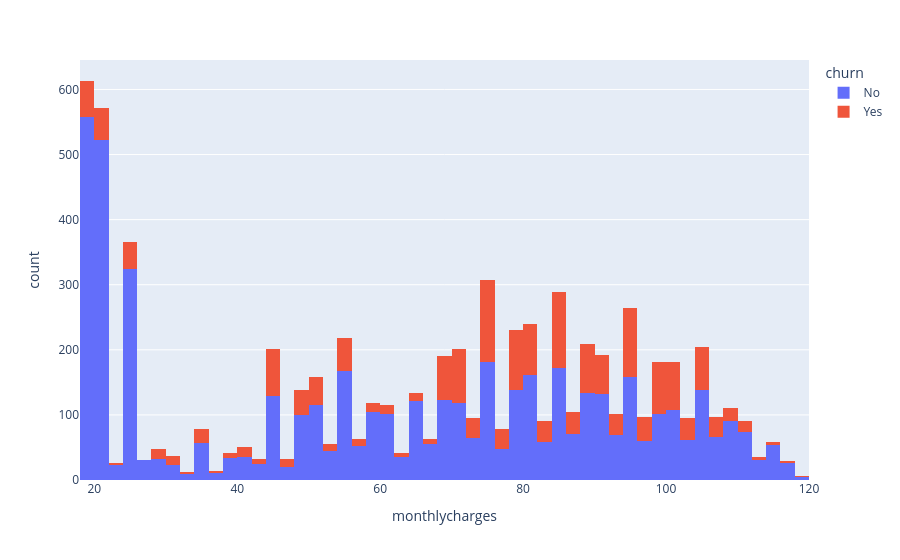

This figure's notebook cell:
### Code cell
fig = px.histogram(
    df,
    x="monthlycharges",
    color="churn"
)

fig.show()

### Figure 1 — Plotly figure (JSON) as saved in the notebook; plotly's stock layout.template omitted (floating-point values rounded to 4 significant figures; data arrays with more than 128 entries replaced by an {"elided": "..."} marker saying what was removed)
{"data": [{"bingroup": "x", "hovertemplate": "churn=No<br>monthlycharges=%{x}<br>count=%{y}<extra></extra>", "legendgroup": "No", "marker": {"color": "#636efa", "pattern": {"shape": ""}}, "name": "No", "orientation": "v", "showlegend": true, "type": "histogram", "x": {"elided": "5174 float values"}, "xaxis": "x", "yaxis": "y"}, {"bingroup": "x", "hovertemplate": "churn=Yes<br>monthlycharges=%{x}<br>count=%{y}<extra></extra>", "legendgroup": "Yes", "marker": {"color": "#EF553B", "pattern": {"shape": ""}}, "name": "Yes", "orientation": "v", "showlegend": true, "type": "histogram", "x": {"elided": "1869 float values"}, "xaxis": "x", "yaxis": "y"}], "layout": {"barmode": "relative", "legend": {"title": {"text": "churn"}, "tracegroupgap": 0}, "margin": {"t": 60}, "xaxis": {"anchor": "y", "domain": [0, 1], "title": {"text": "monthlycharges"}}, "yaxis": {"anchor": "x", "domain": [0, 1], "title": {"text": "count"}}}}
